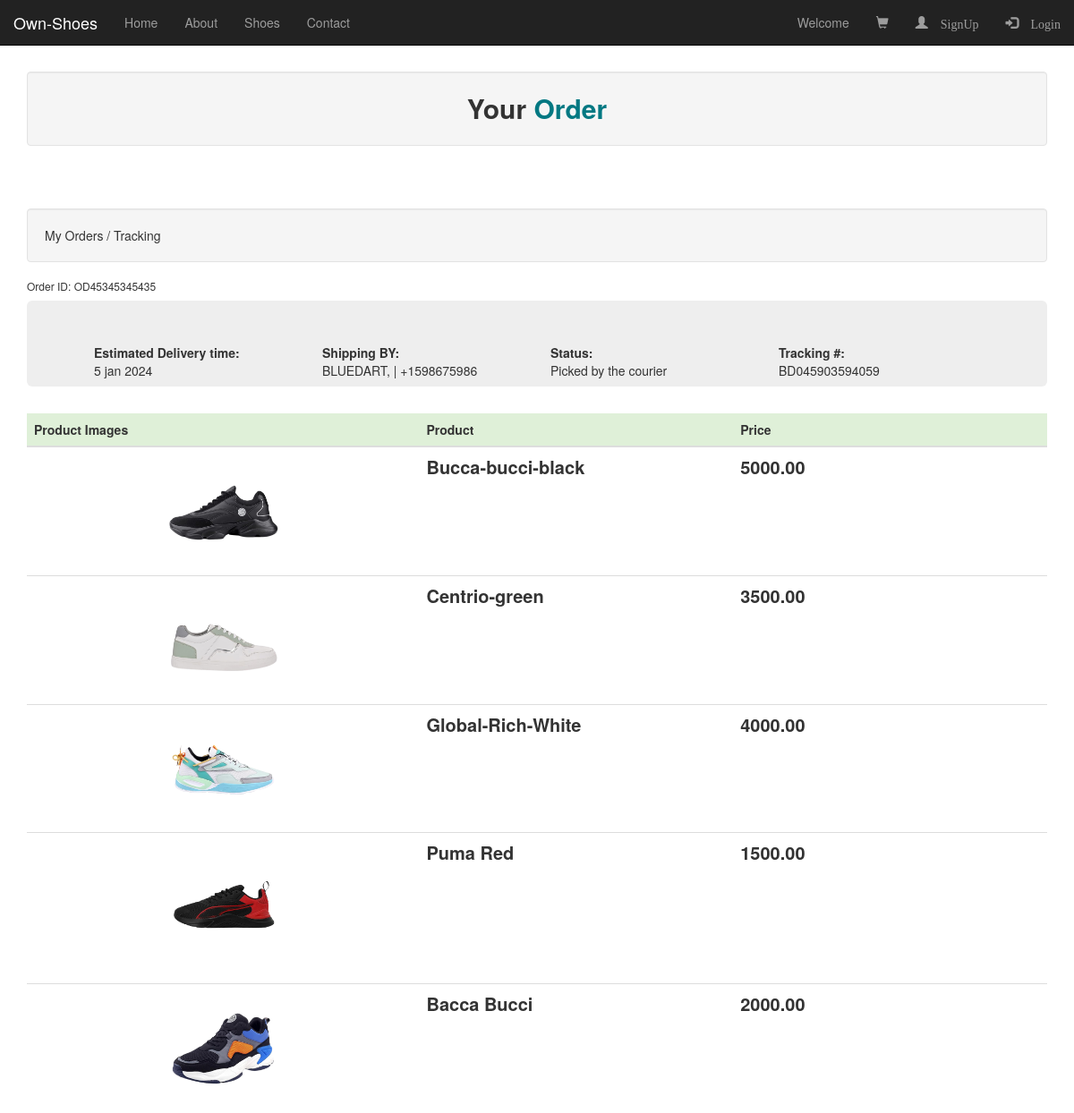
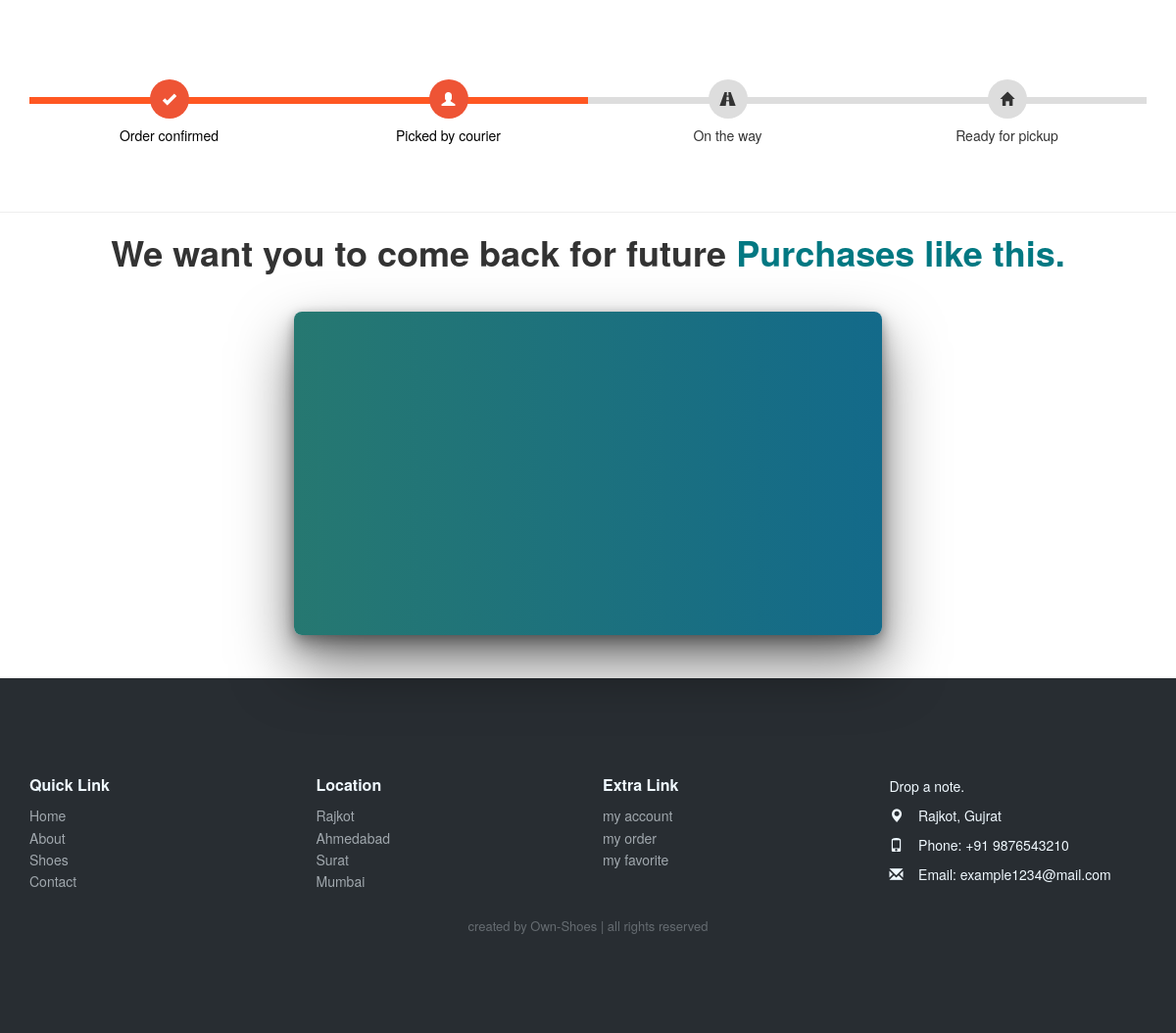
Page /ordertarking/ on the committed database (2 pictures, top to bottom).
### db/models.py (models this page shows, shortened)
class Product (models.Model):
	img = models.FileField(upload_to='upload/', max_length=250, null=True, default=None)
	products = models.CharField(max_length=30)
	price = models.DecimalField(max_digits=10, decimal_places=2)

### shoes/views.py (the view)
# urls.py: path('ordertarking/',views.ordertarking),
def ordertarking(request):
	showdata = Product.objects.all()
	display={
	'showdata':showdata
	}
	return render(request,"order_tarking.html",display)

### templates/order_tarking.html (shortened to what this page needs)
<!DOCTYPE html>
<html>
<head>
	 <link rel="stylesheet" href="https://maxcdn.bootstrapcdn.com/bootstrap/3.4.1/css/bootstrap.min.css">
	  		  {% include 'header.html' %}
</head>
<body>
  <div class="container">
	<div class="well" style="margin-top: 30px; font-size: 30px;"><center><b>Your <b style="color: #027882;">Order</b></b></center></div>
</div>
<div class="container">
	<header class="well"> My Orders / Tracking </header>
            <h6>Order ID: OD45345345435</h6>
                <div class="jumbotron">
                    <div class="col-sm-3"> <strong>Estimated Delivery time:</strong> <br id="demo">5 jan 2024 </div>
                    <div class="col-sm-3"> <strong>Shipping BY:</strong> <br> BLUEDART, |  +1598675986 </div>
                    <div class="col-sm-3"> <strong>Status:</strong> <br> Picked by the courier </div>
                    <div class="col-sm-3"> <strong>Tracking #:</strong> <br> BD045903594059 </div>
                </div>
<table class="table table-hover">
 <thead>
   <tr class="success">
	 <th width="25%">Product  Images</th>
	 <th width="20%">Product</th>
	 <th width="20%">Price</th>
 </tr>
 </thead>
 <tbody>
   {% for i in showdata %}
<form>
<tr>
<th><center><img src="/media/{{ i.img }}" style="width:30%;"></center></th>
<th style="font-size: 20px;"> {{ i.products }} </th>
<th style="font-size: 20px;"> {{ i.price }} </th>
</tr>
</form>
{% endfor %}
 </tbody>
</table>
	<div class="track" style="margin-top:100px">
      <div class="step active"> <span class="icon"><span class="glyphicon glyphicon-ok"></span> </span> <span class="text">Order confirmed</span></span> </div>
        <div class="step active"> <span class="icon"><span class="glyphicon glyphicon-user"></span></span> <span class="text"> Picked by courier</span> </div>
          <div class="step"> <span class="icon"><span class="glyphicon glyphicon-road"></span></span> <span class="text"> On the way </span> </div>
            <div class="step"> <span class="icon"><span class="glyphicon glyphicon-home"></span></span> <span class="text">Ready for pickup</span> </div>
    </div>
  </div>
            <hr>
	<div>
   	   <center>
   	   			<h1><center><b>We want you to come back for future </b><b style="color: #027882;">Purchases like this.</b></center></h1>
   	       <video style="width:50%;" class="login" src="/media/upload/character animation _ motion graphic.mp4" loop autoplay muted></video>
   	  </center>
</div>
<br><br>
{% include 'footer.html' %}
</body>
</html>

### templates/header.html (shortened to what this page needs)
<!DOCTYPE html>
<html>
<head>
    <link rel="stylesheet" href="https://maxcdn.bootstrapcdn.com/bootstrap/3.4.1/css/bootstrap.min.css">
    {% load static %}
</head>
<body>
  <nav class="navbar navbar-inverse navbar-fixed-top">
    <div class="container-fluid">
      <div class="navbar-header">
        <a class="navbar-brand" href="/home/" data-toggle="tooltip" data-placement="bottom" title="Site-Name!">Own-Shoes</a>
      </div>
              <div class="collapse navbar-collapse" id="tour">
      <ul class="nav navbar-nav">
        <li><a href="/home/" data-toggle="tooltip" data-placement="bottom" title="Home!">Home</a></li>
        <li><a href="#About" data-toggle="tooltip" data-placement="bottom" title="About!">About</a></li>
        <li><a href="#Shoes" data-toggle="tooltip" data-placement="bottom" title="Shoes!">Shoes</a></li>
        <li><a href="#Contact" data-toggle="tooltip" data-placement="bottom" title="Contact!">Contact</a></li>
      </ul>
      <ul class="nav navbar-nav navbar-right">
        <li><a >Welcome {{ showdata.ename }}</a></li>
        <li><a href="/addcart/"><span class="glyphicon glyphicon-shopping-cart" data-toggle="modal" data-target="#Shopping" data-placement="bottom" title="Add to Cart!!"></span></a></li>
        <li><a href="/signup/"><span class="glyphicon glyphicon-user" data-toggle="modal" data-target="#signup" data-placement="bottom" title="Sign Up!"> SignUp </span></a></li>
        <li><a href="/login/"><span class="glyphicon glyphicon-log-in" data-toggle="modal" data-placement="bottom" title="Login!" data-target="#login"> Login </span></a></li>
      </ul>
      </div>
    </div>
  </nav>
</body>
</html>

### templates/footer.html (shortened to what this page needs)
<!DOCTYPE html>
<html>
<head>
  {% load static %}
</head>
<body>
    <div class="footer-dark">
        <footer>
            <div class="container">
                <div class="row">
                    <div class="col-sm-6 col-md-3 item">
                        <h3>Quick Link</h3>
                        <ul>
                            <li><a href="/home/" title="Home">Home</a></li>
                            <li><a href="/home/" title="About">About</a></li>
                            <li><a href="/home/" title="Shoes">Shoes</a></li>
                            <li><a href="/home/" title="Contact">Contact</a></li>
                        </ul>
                    </div>
                    <div class="col-sm-6 col-md-3 item">
                        <h3>Location</h3>
                        <ul>
                            <li><a href="https://www.google.com/maps/place/Rajkot,+Gujarat/@22.273625,70.7388939,12z/data=!3m1!4b1!4m6!3m5!1s0x3959c98ac71cdf0f:0x76dd15cfbe93ad3b!8m2!3d22.3038945!4d70.8021599!16zL20vMDNnbWxx?authuser=0" title="Rajkot">Rajkot</a></li>
                            <li><a href="https://www.google.com/maps/place/Ahmedabad,+Gujarat/@23.0204741,72.4149277,11z/data=!3m1!4b1!4m15!1m8!3m7!1s0x3959c98ac71cdf0f:0x76dd15cfbe93ad3b!2sRajkot,+Gujarat!3b1!8m2!3d22.3038945!4d70.8021599!16zL20vMDNnbWxx!3m5!1s0x395e848aba5bd449:0x4fcedd11614f6516!8m2!3d23.022505!4d72.5713621!16zL20vMDFkODhj?authuser=0" title="Ahmedabad">Ahmedabad</a></li>
                            <li><a href="https://www.google.com/maps/place/Surat,+Gujarat/@21.1594406,72.6574811,11z/data=!3m1!4b1!4m6!3m5!1s0x3be04e59411d1563:0xfe4558290938b042!8m2!3d21.1702401!4d72.8310607!16zL20vMDFoMWhu?authuser=0" title="Surat">Surat</a></li>
                            <li><a href="https://www.google.com/maps/place/Mumbai,+Maharashtra/@19.082502,72.7163707,11z/data=!3m1!4b1!4m6!3m5!1s0x3be7c6306644edc1:0x5da4ed8f8d648c69!8m2!3d19.0759837!4d72.8776559!16zL20vMDR2bXA?authuser=0" title="Mumbai">Mumbai</a></li>
                        </ul>
                    </div>
                    <div class="col-sm-6 col-md-3 item">
                        <h3>Extra Link</h3>
                        <ul>
                            <li><a href="/login/" style="cursor: pointer;">my account</a></li>
                            <li><a href="/addcart/" style="cursor: pointer;">my order</a></li>
                            <li><a style="cursor: pointer;">my favorite</a></li>
                        </ul>
                    </div>
                    <div class="col-sm-6 col-md-3 item">
                    <p>Drop a note.</p>
                    <p><span class="glyphicon glyphicon-map-marker"></span>&nbsp &nbsp Rajkot, Gujrat</p>
                    <p><span class="glyphicon glyphicon-phone"></span>&nbsp &nbsp Phone: +91 9876543210</p>
                    <p><span class="glyphicon glyphicon-envelope"></span>&nbsp &nbsp Email: example1234@mail.com</p>
                 </div>
                </div>
                <p class="copyright"> created by <span> Own-Shoes </span> | all rights reserved </p>
            </div>
        </footer>
    </div>
</body>
</html>

### templates/order_tarking.html (style rules this page uses)
body { background-color: #eeeeee;font-family: 'Open Sans',serif }
.container { margin-top:50px;margin-bottom: 50px }
.track { position: relative;background-color: #ddd;height: 7px;display: -webkit-box;display: -ms-flexbox;display: flex;margin-bottom: 60px;margin-top: 50px }
.track .step { -webkit-box-flex: 1;-ms-flex-positive: 1;flex-grow: 1;width: 25%;margin-top: -18px;text-align: center;position: relative }
.track .step.active:before { background: #FF5722 }
.track .step::before { height: 7px;position: absolute;content: "";width: 100%;left: 0;top: 18px }
.track .step.active .icon { background: #ee5435;color: #fff }
.track .icon { display: inline-block;width: 40px;height: 40px;line-height: 40px;position: relative;border-radius: 100%;background: #ddd }
.track .step.active .text { font-weight: 400;color: #000 }
.track .text { display: block;margin-top: 7px }
p { margin-top: 0;margin-bottom: 1rem }
.footer-dark { padding:50px 0; color:#f0f9ff; background-color:#282d32; }
.footer-dark h3 { margin-top:0; margin-bottom:12px; font-weight:bold; font-size:16px; }
.footer-dark ul { padding:0; list-style:none; line-height:1.6; font-size:14px; margin-bottom:0; }
.footer-dark ul a { color:inherit; text-decoration:none; opacity:0.6; }
.footer-dark .copyright { text-align:center; padding-top:24px; opacity:0.3; font-size:13px; margin-bottom:0; }
h1 { margin-top: 180px; margin-left: -80px; }
.login { color: white; background: #136a8a; background: -webkit-linear-gradient(to right, #267871, #136a8a); background: linear-gradient(to right, #267871, #136a8a); margin: auto; box-shadow: 0px 2px 10px rgba(0,0,0,0.2), 0px 10px 20px rgba(0,0,0,0.3), 0px 30px 60px 1px rgba(0,0,0,0.5); border-radius: 8px; padding: 30px; margin-top: 30px; }

### rows in the picture
Product: img (picture), products "Bucca-bucci-black", price "5000.00"
Product: img (picture), products "Centrio-green", price "3500.00"
Product: img (picture), products "Global-Rich-White", price "4000.00"
Product: img (picture), products "Puma Red", price "1500.00"
Product: img (picture), products "Bacca Bucci", price "2000.00"
